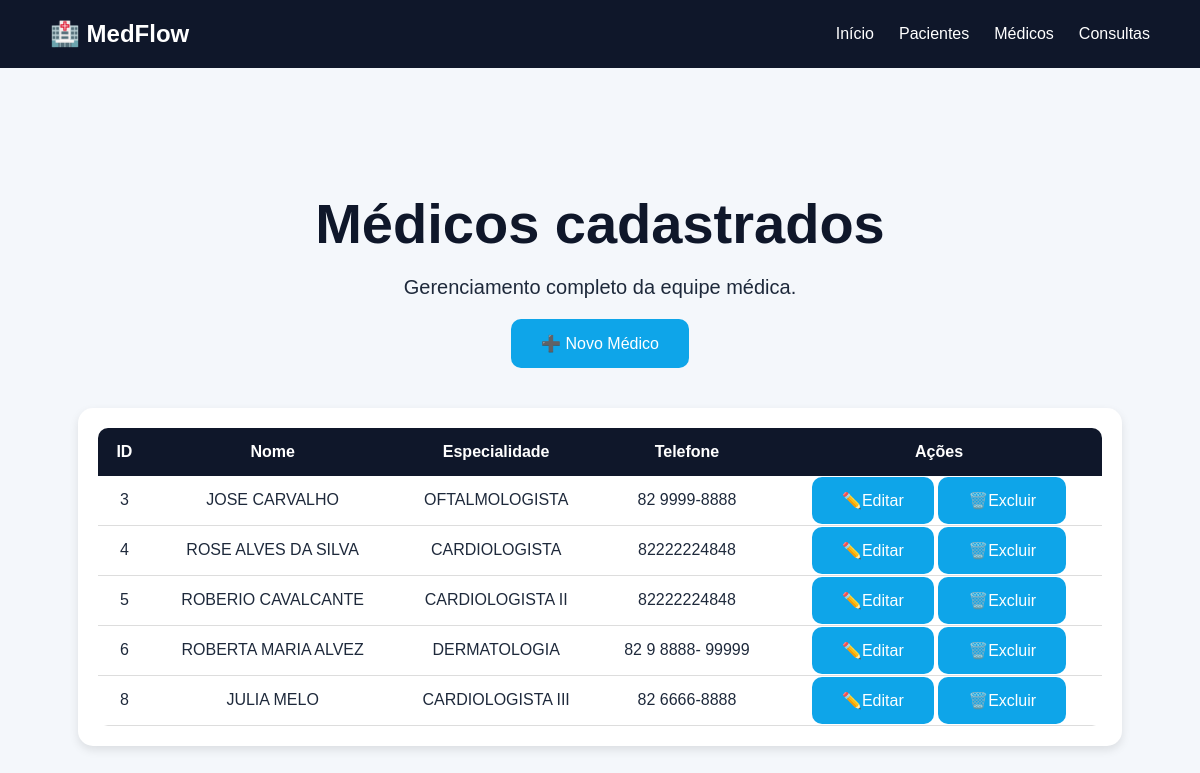
The app's page /medicos with its own data.
### tables this page shows
CREATE TABLE medicos (
                   id INTEGER PRIMARY KEY AUTOINCREMENT,
                   nome TEXT NOT NULL,
                   especialidade TEXT NOT NULL,
                   telefone TEXT NOT NULL
                   );

### app.py (the view)
@app.route("/medicos")
def medicos():
    conexao = conectar()
    cursor = conexao.cursor()
    cursor.execute("SELECT * FROM medicos")
    medicos = cursor.fetchall()
    lista_medicos = []
    for medico in medicos:
        lista_medicos.append({
            "id": medico[0],
            "nome": medico[1],
            "especialidade": medico[2],
            "telefone": medico[3]
        })
    conexao.close()
    return render_template("medicos.html", medicos=lista_medicos
    )

### database/conexao.py (called while the page is built)
def conectar():
    conexao = sqlite3.connect('medflow.db')
    return conexao

### templates/medicos.html (shortened to what this page needs)
<!DOCTYPE html>
<html lang="pt-br">
<head>
    <link rel="stylesheet" href="{{ url_for('static', filename='css/style.css') }}">
</head>
<body>
    <nav class="navbar">
        <div class="logo">
            🏥 MedFlow
        </div>
        <div class="menu">
            <a href="/">Início</a>
            <a href="/pacientes">Pacientes</a>
            <a href="/medicos">Médicos</a>
            <a href="/consultas">Consultas</a>
        </div>
    </nav>
    <section class="hero">
        <h1>Médicos cadastrados</h1>
        <p>
            Gerenciamento completo da equipe médica.
        </p>
        <a href="/novo-medico" class="btn">
         ➕ Novo Médico
       </a>
        <div class="tabela-container">
            <table>
                <thead>
                    <tr>
                        <th>ID</th>
                        <th>Nome</th>
                        <th>Especialidade</th>
                        <th>Telefone</th>
                        <th>Ações</th>
                    </tr>
                </thead>
                <tbody>
                    {% for medico in medicos %}
                    <tr>
                        <td>{{ medico.id }}</td>
                        <td>{{ medico.nome }}</td>
                        <td>{{ medico.especialidade }}</td>
                        <td>{{ medico.telefone }}</td>
                        <td>
                            <a href="/editar-medico/{{medico.id}}" class="btn">✏️Editar</a>
                            <a href="/excluir-medico/{{medico.id}}" class="btn">🗑️Excluir</a>
                        </td>
                    </tr>
                    {% endfor %}
                </tbody>
            </table>
        </div>
    </section>
</body>
</html>

### static/css/style.css (style rules this page uses)
* { margin: 0; padding: 0; box-sizing: border-box; }
body { font-family: Arial, sans-serif; background-color: #f4f7fb; color: #1e293b; }
.navbar { background-color: #0f172a; color: white; display: flex; justify-content: space-between; align-items: center; padding: 20px 50px; }
.logo { font-size: 24px; font-weight: bold; }
.menu { display: flex; gap: 25px; }
.menu a { color: white; text-decoration: none; transition: 0.3s; }
.hero { height: 85vh; display: flex; flex-direction: column; justify-content: center; align-items: center; text-align: center; padding: 20px; }
.hero h1 { font-size: 56px; margin-bottom: 20px; }
.hero p { font-size: 20px; max-width: 700px; margin-bottom: 20px; }
.btn { background-color: #0ea5e9; color: white; padding: 15px 30px; border-radius: 10px; text-decoration: none; transition: 0.3s; }
.tabela-container { width: 90%; margin-top: 40px; background-color: white; padding: 20px; border-radius: 15px; box-shadow: 0px 4px 10px rgba(0, 0, 0, 0.1); }
table { width: 100%; border-collapse: collapse; }
th { background-color: #0f172a; color: white; padding: 15px; }
td { padding: 15px; border-bottom: 1px solid #ddd; }
.hero { min-height: 100vh; }
.hero h1 { color: #0f172a; }
table { background-color: white; border-radius: 10px; overflow: hidden; }

### records on screen
medicos: id "3", nome "JOSE CARVALHO", especialidade "OFTALMOLOGISTA", telefone "82 9999-8888"
medicos: id "4", nome "ROSE ALVES DA SILVA", especialidade "CARDIOLOGISTA", telefone "82222224848"
medicos: id "5", nome "ROBERIO CAVALCANTE", especialidade "CARDIOLOGISTA II", telefone "82222224848"
medicos: id "6", nome "ROBERTA MARIA ALVEZ", especialidade "DERMATOLOGIA", telefone "82 9 8888- 99999"
medicos: id "8", nome "JULIA MELO", especialidade "CARDIOLOGISTA III", telefone "82 6666-8888"
